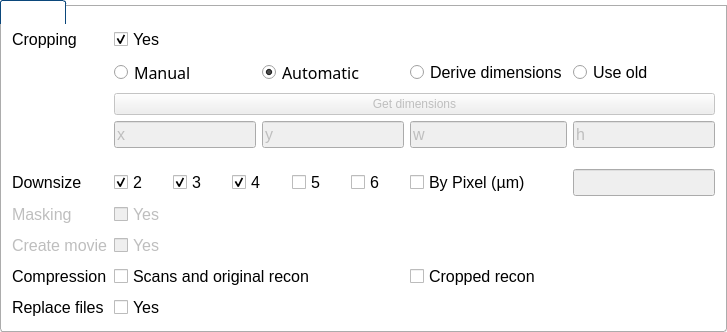
           <widget class="QGroupBox" name="groupBoxOptions">
            <property name="font">
             <font>
              <pointsize>12</pointsize>
             </font>
            </property>
            <property name="styleSheet">
             <string notr="true">QGroupBox
{
    background-color:transparent;
    border-bottom-left-radius: 3px;
    border-bottom-right-radius: 3px;
    border: 1px solid #acacac;
    margin-top: 5px;
}

QGroupBox::title
{
    subcontrol-origin: margin;
    border-top-left-radius: 3px;
    border-top-right-radius: 3px;
    border: 1px solid #0b477b;
    border-bottom: none;
    background-color: qlineargradient(x1: 0, y1: 0, x2: 0, y2: 1,
        stop: 0 #005192, stop: 1 #002f60);
    padding: 2 2px;
    color: white;
}</string>
            </property>
            <property name="title">
             <string>Options</string>
            </property>
            <layout class="QGridLayout" name="gridLayout">
             <item row="0" column="0">
              <spacer name="verticalSpacer_4">
               <property name="orientation">
                <enum>Qt::Vertical</enum>
               </property>
               <property name="sizeType">
                <enum>QSizePolicy::Fixed</enum>
               </property>
               <property name="sizeHint" stdset="0">
                <size>
                 <width>20</width>
                 <height>10</height>
                </size>
               </property>
              </spacer>
             </item>
             <item row="1" column="0" rowspan="2" colspan="2">
              <layout class="QGridLayout" name="gridLayout_4">
               <item row="8" column="2">
                <widget class="QLabel" name="label_zwait">
                 <property name="text">
                  <string/>
                 </property>
                </widget>
               </item>
               <item row="7" column="0">
                <widget class="QLabel" name="label_3">
                 <property name="enabled">
                  <bool>false</bool>
                 </property>
                 <property name="font">
                  <font>
                   <family>MS Shell Dlg 2</family>
                   <pointsize>12</pointsize>
                  </font>
                 </property>
                 <property name="text">
                  <string>Masking</string>
                 </property>
                </widget>
               </item>
               <item row="10" column="1">
                <widget class="QCheckBox" name="checkBoxRF">
                 <property name="font">
                  <font>
                   <pointsize>12</pointsize>
                  </font>
                 </property>
                 <property name="text">
                  <string>Yes</string>
                 </property>
                </widget>
               </item>
               <item row="10" column="0">
                <widget class="QLabel" name="label_2">
                 <property name="font">
                  <font>
                   <pointsize>12</pointsize>
                  </font>
                 </property>
                 <property name="text">
                  <string>Replace files</string>
                 </property>
                </widget>
               </item>
               <item row="9" column="1" colspan="2">
                <widget class="QCheckBox" name="checkBoxScansReconComp">
                 <property name="enabled">
                  <bool>true</bool>
                 </property>
                 <property name="font">
                  <font>
                   <pointsize>12</pointsize>
                  </font>
                 </property>
                 <property name="text">
                  <string>Scans and original recon</string>
                 </property>
                </widget>
               </item>
               <item row="8" column="1">
                <widget class="QCheckBox" name="checkBoxMovie_2">
                 <property name="enabled">
                  <bool>false</bool>
                 </property>
                 <property name="font">
                  <font>
                   <pointsize>12</pointsize>
                  </font>
                 </property>
                 <property name="text">
                  <string>Yes</string>
                 </property>
                </widget>
               </item>
               <item row="9" column="0">
                <widget class="QLabel" name="label">
                 <property name="enabled">
                  <bool>true</bool>
                 </property>
                 <property name="font">
                  <font>
                   <pointsize>12</pointsize>
                  </font>
                 </property>
                 <property name="text">
                  <string>Compression</string>
                 </property>
                </widget>
               </item>
               <item row="8" column="0">
                <widget class="QLabel" name="label_13">
                 <property name="enabled">
                  <bool>false</bool>
                 </property>
                 <property name="font">
                  <font>
                   <pointsize>12</pointsize>
                  </font>
                 </property>
                 <property name="text">
                  <string>Create movie</string>
                 </property>
                </widget>
               </item>
               <item row="6" column="0">
                <widget class="QLabel" name="label_5">
                 <property name="font">
                  <font>
                   <pointsize>12</pointsize>
                  </font>
                 </property>
                 <property name="text">
                  <string>Downsize</string>
                 </property>
                </widget>
               </item>
               <item row="6" column="1" colspan="2">
                <layout class="QHBoxLayout" name="horizontalLayout_3">
                 <item>
                  <widget class="QCheckBox" name="checkBoxSF2">
                   <property name="enabled">
                    <bool>true</bool>
                   </property>
                   <property name="font">
                    <font>
                     <pointsize>12</pointsize>
                    </font>
                   </property>
                   <property name="text">
                    <string>2</string>
                   </property>
                   <property name="checked">
                    <bool>true</bool>
                   </property>
                  </widget>
                 </item>
                 <item>
                  <widget class="QCheckBox" name="checkBoxSF3">
                   <property name="font">
                    <font>
                     <pointsize>12</pointsize>
                    </font>
                   </property>
                   <property name="text">
                    <string>3</string>
                   </property>
                   <property name="checked">
                    <bool>true</bool>
                   </property>
                  </widget>
                 </item>
                 <item>
                  <widget class="QCheckBox" name="checkBoxSF4">
                   <property name="font">
                    <font>
                     <pointsize>12</pointsize>
                    </font>
                   </property>
                   <property name="text">
                    <string>4</string>
                   </property>
                   <property name="checked">
                    <bool>true</bool>
                   </property>
                  </widget>
                 </item>
                 <item>
                  <widget class="QCheckBox" name="checkBoxSF5">
                   <property name="font">
                    <font>
                     <pointsize>12</pointsize>
                    </font>
                   </property>
                   <property name="text">
                    <string>5</string>
                   </property>
                   <property name="checked">
                    <bool>false</bool>
                   </property>
                  </widget>
                 </item>
                 <item>
                  <widget class="QCheckBox" name="checkBoxSF6">
                   <property name="font">
                    <font>
                     <pointsize>12</pointsize>
                    </font>
                   </property>
                   <property name="text">
                    <string>6</string>
                   </property>
                   <property name="checked">
                    <bool>false</bool>
                   </property>
                  </widget>
                 </item>
                </layout>
               </item>
               <item row="7" column="1">
                <widget class="QCheckBox" name="checkBox">
                 <property name="enabled">
                  <bool>false</bool>
                 </property>
                 <property name="font">
                  <font>
                   <pointsize>12</pointsize>
                  </font>
                 </property>
                 <property name="text">
                  <string>Yes</string>
                 </property>
                </widget>
               </item>
               <item row="4" column="2">
                <widget class="QLineEdit" name="lineEditY">
                 <property name="enabled">
                  <bool>false</bool>
                 </property>
                 <property name="font">
                  <font>
                   <pointsize>12</pointsize>
                  </font>
                 </property>
                 <property name="text">
                  <string>y</string>
                 </property>
                </widget>
               </item>
               <item row="9" column="3" colspan="2">
                <widget class="QCheckBox" name="checkBoxCropComp">
                 <property name="enabled">
                  <bool>true</bool>
                 </property>
                 <property name="font">
                  <font>
                   <pointsize>12</pointsize>
                  </font>
                 </property>
                 <property name="text">
                  <string>Cropped recon</string>
                 </property>
                </widget>
               </item>
               <item row="2" column="1">
                <widget class="QRadioButton" name="radioButtonMan">
                 <property name="font">
                  <font>
                   <family>Sans Serif</family>
                   <pointsize>12</pointsize>
                   <italic>false</italic>
                  </font>
                 </property>
                 <property name="text">
                  <string>Manual</string>
                 </property>
                 <property name="checked">
                  <bool>false</bool>
                 </property>
                </widget>
               </item>
               <item row="4" column="4">
                <widget class="QLineEdit" name="lineEditH">
                 <property name="enabled">
                  <bool>false</bool>
                 </property>
                 <property name="font">
                  <font>
                   <pointsize>12</pointsize>
                  </font>
                 </property>
                 <property name="text">
                  <string>h</string>
                 </property>
                </widget>
               </item>
               <item row="2" column="4">
                <widget class="QRadioButton" name="radioButtonUseOldCrop">
                 <property name="font">
                  <font>
                   <pointsize>12</pointsize>
                  </font>
                 </property>
                 <property name="text">
                  <string>Use old</string>
                 </property>
                </widget>
               </item>
               <item row="4" column="1">
                <widget class="QLineEdit" name="lineEditX">
                 <property name="enabled">
                  <bool>false</bool>
                 </property>
                 <property name="font">
                  <font>
                   <pointsize>12</pointsize>
                  </font>
                 </property>
                 <property name="text">
                  <string>x</string>
                 </property>
                 <property name="readOnly">
                  <bool>false</bool>
                 </property>
                </widget>
               </item>
               <item row="3" column="1" colspan="4">
                <widget class="QPushButton" name="pushButtonGetDimensions">
                 <property name="enabled">
                  <bool>false</bool>
                 </property>
                 <property name="text">
                  <string>Get dimensions</string>
                 </property>
                 <property name="checkable">
                  <bool>false</bool>
                 </property>
                </widget>
               </item>
               <item row="4" column="3">
                <widget class="QLineEdit" name="lineEditW">
                 <property name="enabled">
                  <bool>false</bool>
                 </property>
                 <property name="font">
                  <font>
                   <pointsize>12</pointsize>
                  </font>
                 </property>
                 <property name="text">
                  <string>w</string>
                 </property>
                </widget>
               </item>
               <item row="5" column="1">
                <spacer name="verticalSpacer_8">
                 <property name="orientation">
                  <enum>Qt::Vertical</enum>
                 </property>
                 <property name="sizeType">
                  <enum>QSizePolicy::Fixed</enum>
                 </property>
                 <property name="sizeHint" stdset="0">
                  <size>
                   <width>20</width>
                   <height>15</height>
                  </size>
                 </property>
                </spacer>
               </item>
               <item row="2" column="3">
                <widget class="QRadioButton" name="radioButtonDerived">
                 <property name="font">
                  <font>
                   <pointsize>12</pointsize>
                  </font>
                 </property>
                 <property name="text">
                  <string>Derive dimensions</string>
                 </property>
                </widget>
               </item>
               <item row="2" column="2">
                <widget class="QRadioButton" name="radioButtonAuto">
                 <property name="font">
                  <font>
                   <family>Sans Serif</family>
                   <pointsize>12</pointsize>
                   <italic>false</italic>
                  </font>
                 </property>
                 <property name="text">
                  <string>Automatic</string>
                 </property>
                 <property name="checked">
                  <bool>true</bool>
                 </property>
                </widget>
               </item>
               <item row="1" column="1">
                <widget class="QCheckBox" name="checkBoxCropYes">
                 <property name="font">
                  <font>
                   <pointsize>12</pointsize>
                  </font>
                 </property>
                 <property name="text">
                  <string>Yes</string>
                 </property>
                 <property name="checked">
                  <bool>true</bool>
                 </property>
                </widget>
               </item>
               <item row="1" column="0">
                <widget class="QLabel" name="label_14">
                 <property name="font">
                  <font>
                   <pointsize>12</pointsize>
                  </font>
                 </property>
                 <property name="text">
                  <string>Cropping</string>
                 </property>
                </widget>
               </item>
               <item row="6" column="3">
                <widget class="QCheckBox" name="checkBoxPixel">
                 <property name="font">
                  <font>
                   <pointsize>12</pointsize>
                  </font>
                 </property>
                 <property name="toolTip">
                  <string>You can downsize by pixel. Just put the desired pixel size in the text box.</string>
                 </property>
                 <property name="text">
                  <string>By Pixel (µm)</string>
                 </property>
                 <property name="checked">
                  <bool>false</bool>
                 </property>
                </widget>
               </item>
               <item row="6" column="4">
                <widget class="QLineEdit" name="lineEditPixel">
                 <property name="enabled">
                  <bool>false</bool>
                 </property>
                 <property name="font">
                  <font>
                   <pointsize>12</pointsize>
                  </font>
                 </property>
                 <property name="toolTip">
                  <string>You can downsize by pixel. Just put the desired pixel size in the text box.</string>
                 </property>
                </widget>
               </item>
              </layout>
             </item>
            </layout>
           </widget>
